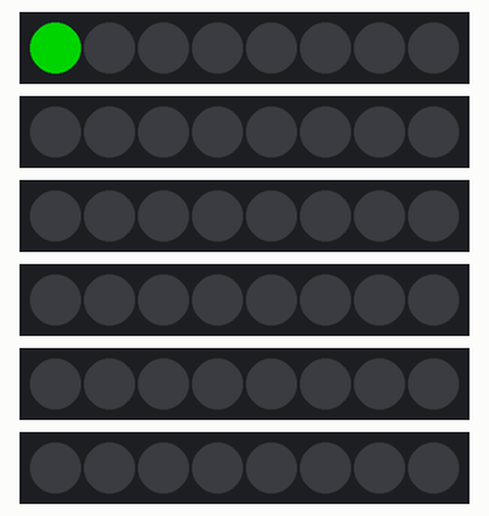
The sketch below on a simulated Arduino Uno, built with avr-gcc and run on an emulated ATmega328P. On the bench: 6 × 8 RGB LEDs in strip order, left to right. Dim RGB values are drawn brighter than linear.

Above: at 0.05 s.
At 1.18 s:
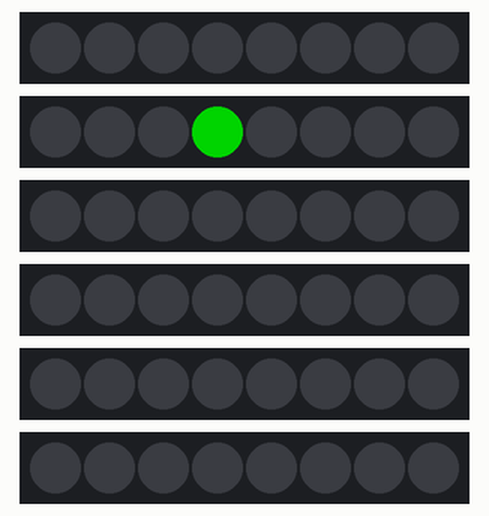
At 2.41 s:
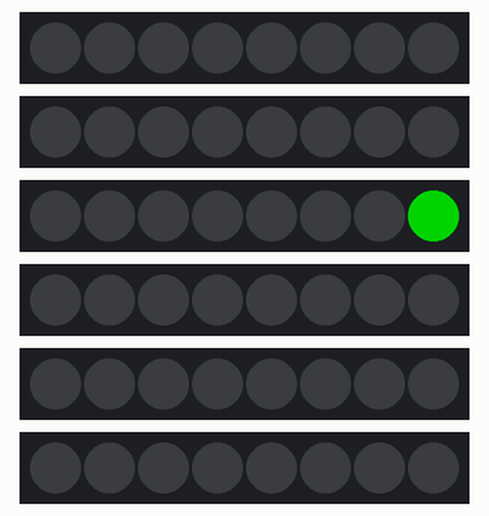
At 3.03 s:
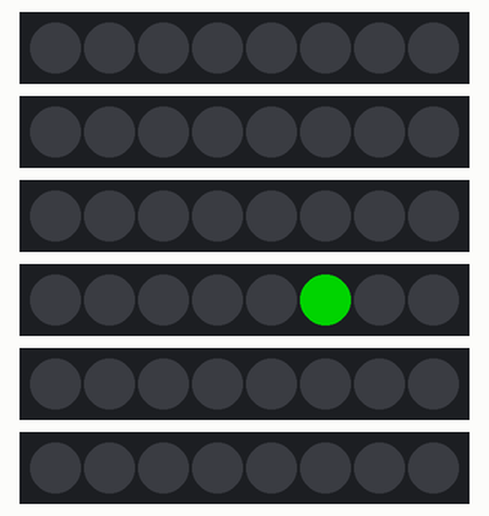
At 3.65 s:
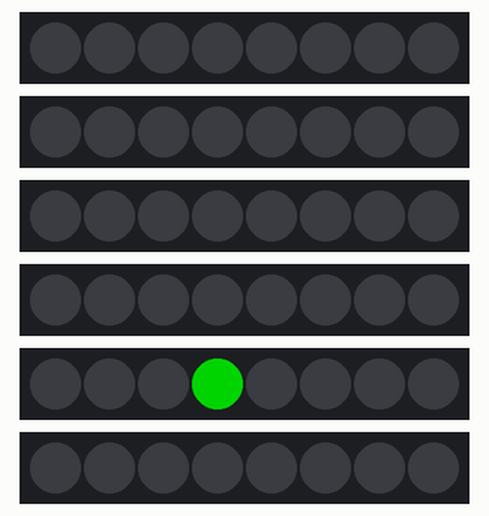
At 4.88 s:
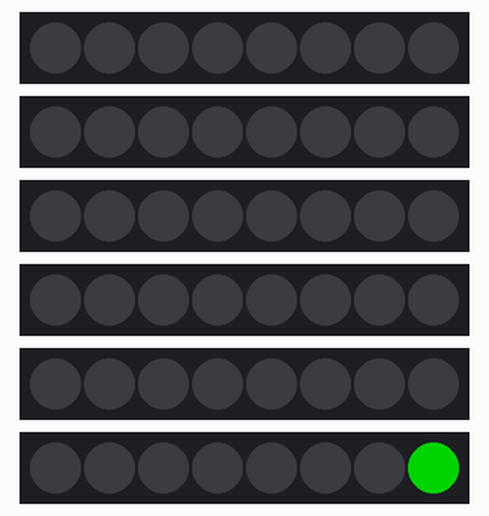
Timing chart, 0 to 40.0 s (numbered marks = the images above):
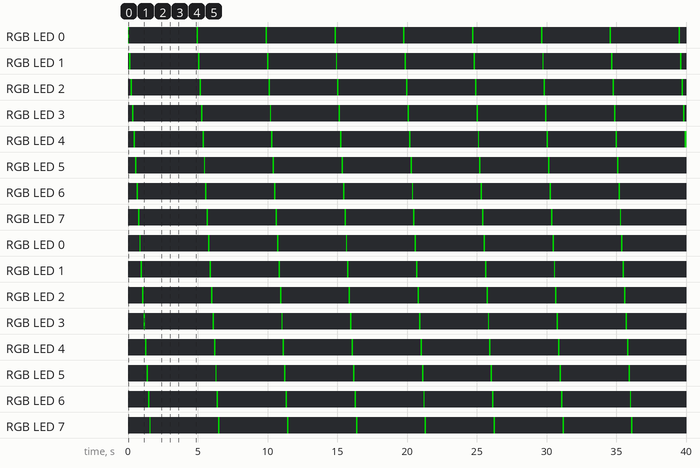

Measured:
- by itself, RGB LED 0–7, RGB LED 0–7, RGB LED 0–7, RGB LED 0–7, RGB LED 0–7, RGB LED 0–7: alternates RGB(0, 128, 0) for 0.10 s and off for 4.8 s
- by itself, everything shown: repeats every 4.9 s, in 48 steps

The sketch:

3ZoneGhillie.ino
```cpp
#include "FastLED.h"
#include <Wire.h>;
#define NUM_STRIPS 6
#define NUM_LEDS_PER_STRIP 8
CRGB leds[NUM_STRIPS][NUM_LEDS_PER_STRIP];

void setup() {

  //G5
  FastLED.addLeds<NEOPIXEL, 27>(leds[0], NUM_LEDS_PER_STRIP);
  FastLED.addLeds<NEOPIXEL, 29>(leds[1], NUM_LEDS_PER_STRIP);
  FastLED.addLeds<NEOPIXEL, 31>(leds[2], NUM_LEDS_PER_STRIP);


  //G6
  FastLED.addLeds<NEOPIXEL, 26>(leds[3], NUM_LEDS_PER_STRIP);
  FastLED.addLeds<NEOPIXEL, 28>(leds[4], NUM_LEDS_PER_STRIP);
  FastLED.addLeds<NEOPIXEL, 30>(leds[5], NUM_LEDS_PER_STRIP);

}

void loop() {
  // This outer loop will go over each strip, one at a time
  for(int x = 0; x < NUM_STRIPS; x++) {
    // This inner loop will go over each led in the current strip, one at a time
    for(int i = 0; i < NUM_LEDS_PER_STRIP; i++) {
      leds[x][i] = CRGB::Green;
      FastLED.show();
      leds[x][i] = CRGB::Black;
      delay(100);
    }
  }
}
```
